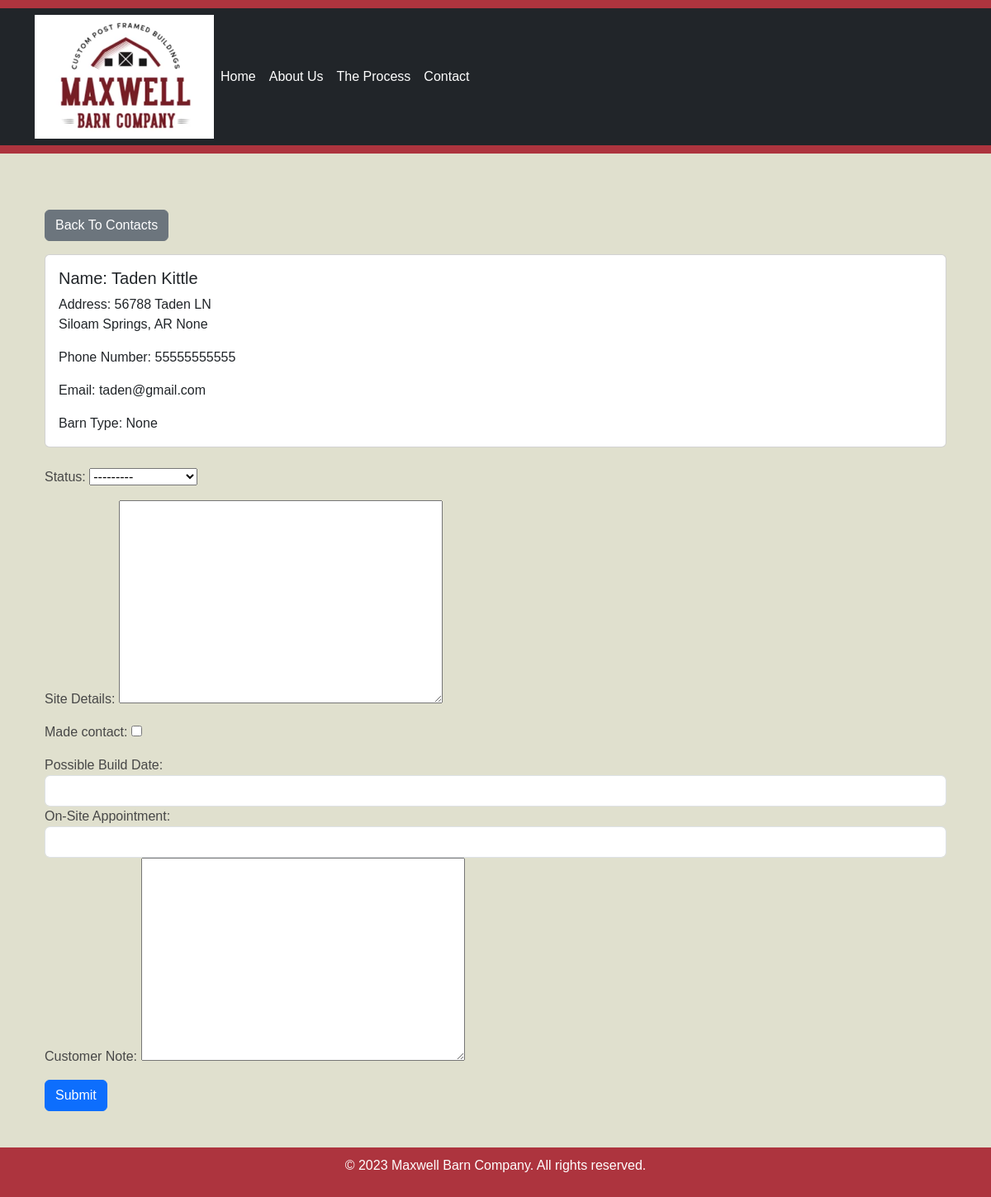
/3/customer_details, run on the app's committed database.
### web/models.py (models this page shows, shortened)
class Customer(models.Model):
    name_first = models.CharField(max_length=64, verbose_name="First Name")
    name_last = models.CharField(max_length=64, verbose_name="Last Name")
    address = models.CharField(max_length=200)
    add_city = models.CharField(max_length=64, verbose_name="City")
    add_state = models.CharField(max_length=2, choices=STATE_CHOICES, verbose_name="State")
    zip = models.CharField(max_length=12, null=True, blank=True)
    phone_number = models.CharField(max_length=16, verbose_name="Phone Number")
    email = models.EmailField()
    date = models.DateTimeField(default=timezone.now)
    barn_type = models.CharField(max_length=20, choices=BARN_TYPE, verbose_name="Desired Structure Usuage", null=True, blank=True)
    archived = models.BooleanField(default=False)

### web/views.py (the view)
# urls.py: path("<int:cust_id>/customer_details", views.customer_details, name="customer_details"),
def customer_details(request, cust_id):
    if request.method == "POST":
        customer = Customer.objects.get(pk=cust_id)
        f = ContactForm(request.POST)
        g = CustomerNoteForm(request.POST)
        print(f, g)
        if f.is_valid():
            instance = f.save(commit=False)
            instance.cust = customer
            instance.on_site_appointment = request.POST.get('on_site_appointment')
            instance.possible_build_date = request.POST.get('possible_build_date')
            instance.save()
        if g.is_valid():
            instance = g.save(commit=False)
            instance.cust = customer
            instance.save()
        cust = Customer.objects.filter(pk=cust_id)
        return render(request, "web/customer_details.html", {
            "cust": cust,
            "contact": ContactForm,
            "cust_note": CustomerNoteForm
        })
    else:
        cust = Customer.objects.filter(pk=cust_id)
        return render(request, "web/customer_details.html", {
            "cust": cust,
            "contact": ContactForm,
            "cust_note": CustomerNoteForm
        })

### web/templates/web/customer_details.html (shortened to what this page needs)
{% extends "web/layout.html" %}
{% block content %}
<div class="container mt-4">
    <a href="{% url 'admin_contacts' %}" class="btn btn-secondary mb-3">Back To Contacts</a>
    {% for customer in cust %}
        <div class="card mb-4">
            <div class="card-body">
                <h5 class="card-title">Name: {{ customer.name_first }} {{ customer.name_last }}</h5>
                <p class="card-text">Address: {{ customer.address }}<br>{{ customer.add_city }}, {{ customer.add_state }} {{ customer.zip }}</p>
                <p class="card-text">Phone Number: {{ customer.phone_number }}</p>
                <p class="card-text">Email: {{ customer.email }}</p>
                <p class="card-text">Barn Type: {{ customer.barn_type }}</p>
            </div>
        </div>
        <form action="{% url 'customer_details' cust_id=customer.id %}" method="post">
            {{ contact.as_p }}
            <div class="form-group">
                <label for="id_possible_build_date">Possible Build Date:</label>
                <input type="text" class="form-control flatpickr" data-enable-time="true" id="id_possible_build_date" name="possible_build_date" value="{{ contact.possible_build_date|date:'Y-m-d H:i' }}">
            </div>
            <div class="form-group">
                <label for="id_on_site_appointment">On-Site Appointment:</label>
                <input type="text" class="form-control flatpickr" data-enable-time="true" id="id_on_site_appointment" name="on_site_appointment" value="{{ contact.on_site_appointment|date:'Y-m-d H:i' }}">
            </div>
            <div class="form-group">
                {{ cust_note.as_p }}
            </div>
            <button type="submit" class="btn btn-primary">Submit</button>
        </form>
</div>
{% endfor %}
<link rel="stylesheet" href="https://cdn.jsdelivr.net/npm/flatpickr/dist/flatpickr.min.css">
{% endblock %}

### web/templates/web/layout.html (style rules this page uses)
body { background-color: #E0E0CE; color: #474747; font-family: Arial, sans-serif; }

### data on the page
Customer: name_first "Taden", name_last "Kittle", address "56788 Taden LN", add_city "Siloam Springs", add_state "AR", zip "None", phone_number "55555555555", email "taden@gmail.com", barn_type "None"
